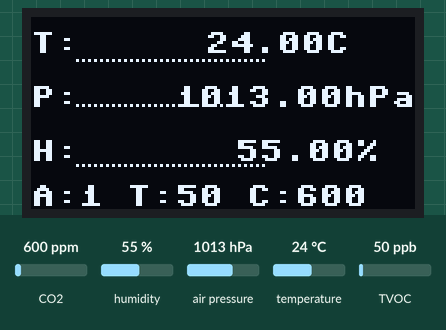
Recording of a program running on a simulated Raspberry Pi Pico running MicroPython. Shown: 128×64 one-colour display. The test bench sets the inputs (shaded band); at power-on: CO2 600 ppm, humidity 55 %, air pressure 1013 hPa, temperature 24 °C, TVOC 50 ppb. What the program prints to the serial console is not drawn.

Above: at 1.2 s.
1.3 s: CO2 set to 452 ppm
At 2.0 s:
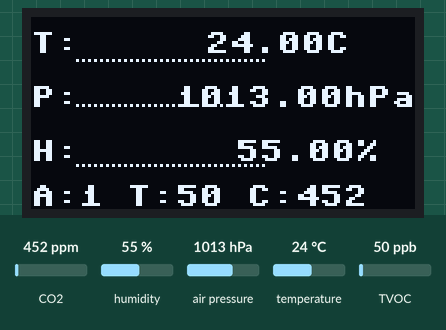
3.2 s: humidity set to 22 %
At 4.5 s:
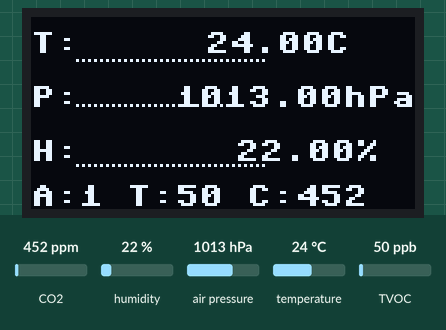
4.8 s: air pressure set to 952 hPa
At 6.0 s:
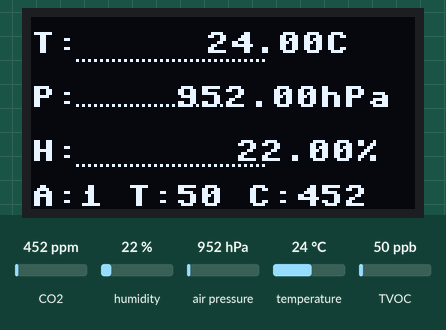
6.4 s: temperature set to 12 °C
At 7.4 s:
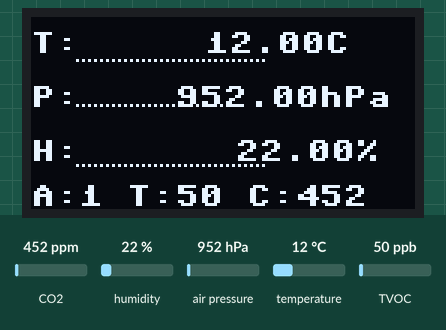
8.1 s: TVOC set to 20 ppb
At 8.8 s:
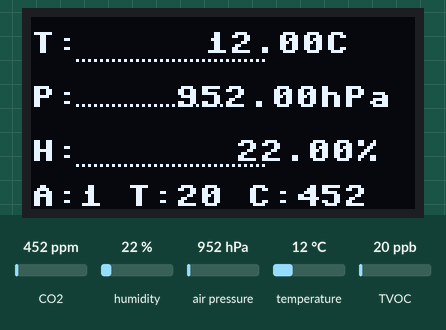
Timing chart, 0 to 10.7 s (numbered marks = the images above; inputs shaded):
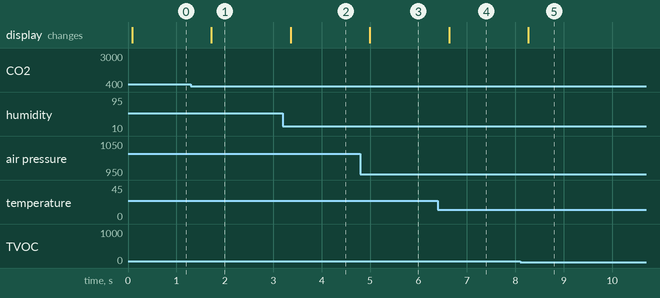

The program:

air-and-atmospheric-oled-demo.py
```python
# PiicoDev Atmospheric Sensor BME280 + Air Quality ENS160 + OLED Display Demo
# This program reads Temperature, Pressure, Relative Humidity, AQI, TVOC, and eCO2
# and displays Temp, Pressure, Humidity as plots, and air quality values as a single text line.

import math
from PiicoDev_BME280 import PiicoDev_BME280
from PiicoDev_ENS160 import PiicoDev_ENS160
from PiicoDev_SSD1306 import *
from PiicoDev_Unified import sleep_ms

# Initialize the sensors and display
sensor = PiicoDev_BME280()
air_sensor = PiicoDev_ENS160()
display = create_PiicoDev_SSD1306()

# Take initial readings for baseline
# Atmospheric
tempC, presPa, humRH = sensor.values()
pres_hPa = presPa / 100
# Air quality
aqi = air_sensor.aqi.value
try:
    tvoc = air_sensor.tvoc
except:
    tvoc = 0
try:
    eco2 = air_sensor.eco2.value
except:
    eco2 = 0

# Data storage for plotting (keep last 64 readings)
max_history = 64
temp_history = [tempC] * max_history
pres_history = [pres_hPa] * max_history
hum_history = [humRH] * max_history

print("Atmospheric + Air Quality Sensor OLED Demo Started")
print("Temp, Pressure, Humidity as plots; AQI, TVOC, eCO2 as text.")

while True:
    # Read atmospheric sensor data
    tempC, presPa, humRH = sensor.values()
    pres_hPa = presPa / 100
    # Read air quality sensor data
    aqi = air_sensor.aqi.value
    try:
        tvoc = air_sensor.tvoc
    except:
        tvoc = 0
    try:
        eco2 = air_sensor.eco2.value
    except:
        eco2 = 0

    # Update history (FIFO)
    temp_history.pop(0)
    pres_history.pop(0)
    hum_history.pop(0)
    temp_history.append(tempC)
    pres_history.append(pres_hPa)
    hum_history.append(humRH)

    # Clear display
    display.fill(0)

    # Calculate plot positions and scaling
    # Each plot gets 16px height, 3 plots total, with 2px between each
    plot_height = 16
    plot_gap = 2
    y_offsets = [5]
    for i in range(2):
        y_offsets.append(y_offsets[-1] + plot_height + plot_gap)
    temp_y_offset, pres_y_offset, hum_y_offset = y_offsets

    # Plot temperature data
    display.text("T:", 0, temp_y_offset, 1)
    for i, temp in enumerate(temp_history):
        scaled_temp = int((temp / 50) * plot_height)
        y_pos = temp_y_offset + plot_height - scaled_temp
        x_pos = i * 2
        if x_pos < WIDTH - 65:
            display.pixel(x_pos + 15, y_pos, 1)
    # Plot pressure data
    display.text("P:", 0, pres_y_offset, 1)
    for i, pres in enumerate(pres_history):
        scaled_pres = int(((pres - 950) / 100) * plot_height)
        y_pos = pres_y_offset + plot_height - scaled_pres
        x_pos = i * 2
        if x_pos < WIDTH - 75:
            display.pixel(x_pos + 15, y_pos, 1)
    # Plot humidity data
    display.text("H:", 0, hum_y_offset, 1)
    for i, hum in enumerate(hum_history):
        scaled_hum = int((hum / 100) * plot_height)
        y_pos = hum_y_offset + plot_height - scaled_hum
        x_pos = i * 2
        if x_pos < WIDTH - 65:
            display.pixel(x_pos + 15, y_pos, 1)

    # Show current values as text (truncated to 2 decimal places)
    display.text(f"{tempC:.2f}C", WIDTH - 70, temp_y_offset, 1)
    display.text(f"{pres_hPa:.2f}hPa", WIDTH - 80, pres_y_offset, 1)
    display.text(f"{humRH:.2f}%", WIDTH - 60, hum_y_offset, 1)

    # Show air quality values as a single text line at the bottom
    air_text = f"A:{aqi} T:{tvoc} C:{eco2}"
    display.text(air_text, 0, 56, 1)

    # Update display
    display.show()

    # Print to console for debugging
    print(f"{tempC:.1f} °C  {pres_hPa:.1f} hPa  {humRH:.1f} %RH  AQI:{aqi} TVOC:{tvoc} eCO2:{eco2}")

    # Wait before next reading
    sleep_ms(500)  # Update every 500ms
```

Measured:
- after the input at 1.3 s, the display: changes after 0.42 s (image 1)
- after the input at 3.2 s, the display: changes after 0.16 s (image 2)
- after the input at 4.8 s, the display: changes after 0.20 s (image 3)
- after the input at 6.4 s, the display: changes after 0.23 s (image 4)
- after the input at 8.1 s, the display: changes after 0.17 s (image 5)
